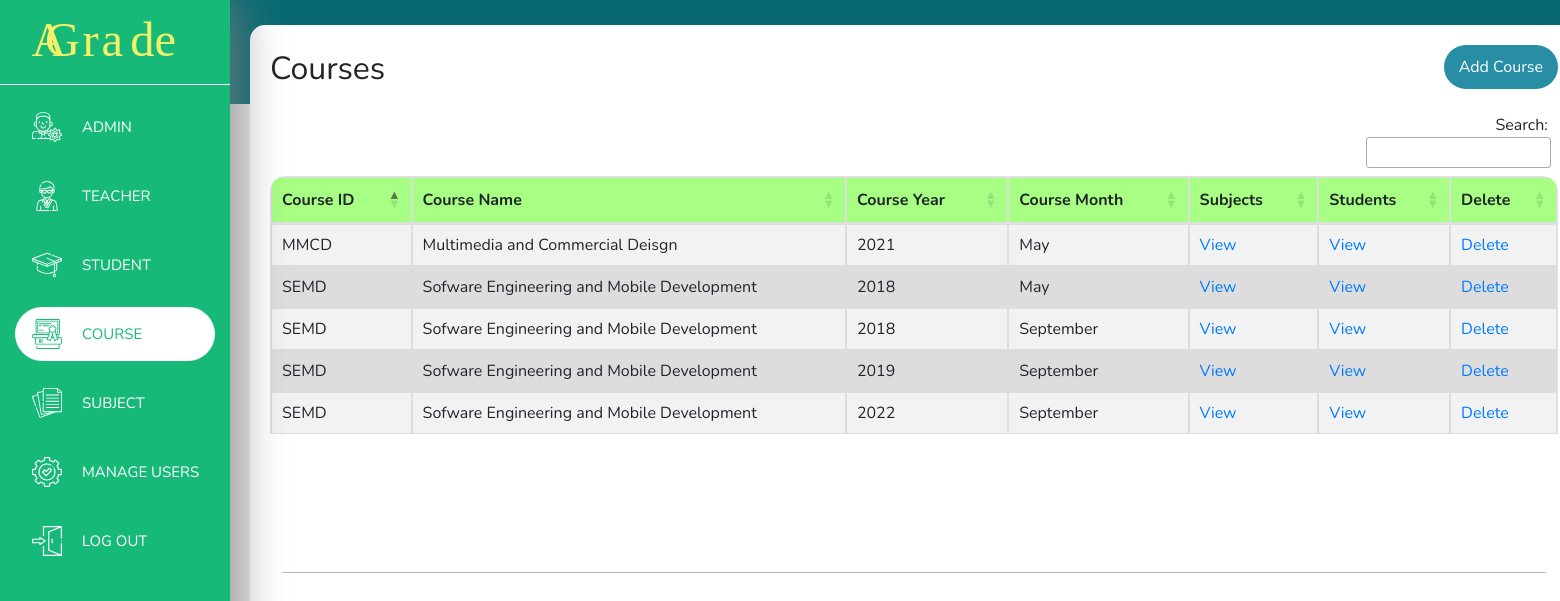
Page /course.php (signed in) on the committed database.
### tables this page shows
CREATE TABLE `course` (
  `No` int(200) NOT NULL,
  `courseID` varchar(200) NOT NULL,
  `courseName` varchar(200) NOT NULL,
  `courseYear` int(4) NOT NULL,
  `courseMonth` varchar(20) NOT NULL
);

### course.php (the view, shortened to what this page needs)
<?php
    require "header.php";
    require "backendphp/condb_back.php";
?>
    <main>
        <div class="content">
            <div class="course-main">
                <label class="course-label">Courses</label>
                <?php
                    if ($_SESSION['userType'] == "admin") {
                        echo "<a class='addCourse-btn' href='addCourse.php'><span>Add Course</span></a>";
                    }
                ?>
                <table class="table table-striped table-bordered courseDatatable">
                    <thead>
                        <tr>
                            <th>Course ID</th>
                            <th>Course Name</th>
                            <th>Course Year</th>
                            <th>Course Month</th>
                            <?php
                                if ($_SESSION['userType'] == "admin") {
                                    echo "<th>Subjects</th>";
                                    echo "<th>Students</th>";
                                    echo "<th>Delete</th>";
                                }
                                else if ($_SESSION['userType'] == "teacher") {
                                    echo "<th>Subjects</th>";
                                    echo "<th>Students</th>";
                                }
                            ?>
                        </tr>
                    </thead>
                    <tbody>
                        <?php
                            $sql = mysqli_query($conn, "SELECT * FROM course ORDER BY 'No' ASC");
                            while ($row = mysqli_fetch_array($sql)){
                                echo "<tr>";
                                echo "<td>" . $row['courseID'] . "</td>";
                                echo "<td>" . $row['courseName'] . "</td>";
                                echo "<td>" . $row['courseYear'] . "</td>";
                                echo "<td>" . $row['courseMonth'] . "</td>";
                                if ($_SESSION['userType'] == "admin") {
                                    echo "<td><a href='courseSubjects.php?courseID=".$row['courseID']."&year=".$row['courseYear']."&month=".$row['courseMonth']."'>View</a></td>";
                                    echo "<td><a href='courseStudents.php?courseID=".$row['courseID']."&year=".$row['courseYear']."&month=".$row['courseMonth']."'>View</a></td>";
                                    echo "<td><a href='backendphp/deleteCourse-back.php?courseID=" . $row['courseID']."&year=".$row['courseYear']."&month=".$row['courseMonth']."' onclick='return confirm(\"Confirm Delete ?\");'>Delete</a></td>";
                                }
                                echo "</tr>";
                            }
                        ?>
                    </tbody>
                </table>
            </div>
        </div>
    </main>
<?php
    require "footer.php";
?>

### css/header.css (style rules this page uses)
body { margin: 0; font-family: Nunito, sans-serif; background: -webkit-gradient(linear, left top, left bottom, color-stop(13%, #086972), color-stop(13%, #e6e6e6)); background: linear-gradient(#086972 13%, #e6e6e6 13%); height: 100vh; }
main { height: 657px; }
main .content { display: inline-block; margin: 25px 25px 25px 250px; width: 166vh; height: 93vh; border-radius: 15px; background-color: white; }

### css/course.css (style rules this page uses)
.course-label { display: inline-block; margin: 20px; font-size: 32px; }
.addCourse-btn { float: right; background-color: #278EA5; color: white; border-radius: 25px; margin: 20px; padding: 10px 15px; text-decoration: none; text-align: center; }
.course-main .dataTables_wrapper .table tr:nth-child(even) { background-color: #dddddd; }
.course-main .dataTables_wrapper .table th { border: 1px solid #dddddd; background-color: #a7ff83; text-align: left; }
.course-main .dataTables_wrapper .table td { border: 1px solid #dddddd; text-align: left; }

### rows in the picture
course: courseID "SEMD", courseName "Sofware Engineering and Mobile Development", courseYear "2018", courseMonth "May"
course: courseID "SEMD", courseName "Sofware Engineering and Mobile Development", courseYear "2018", courseMonth "September"
course: courseID "SEMD", courseName "Sofware Engineering and Mobile Development", courseYear "2019", courseMonth "September"
course: courseID "MMCD", courseName "Multimedia and Commercial Deisgn", courseYear "2021", courseMonth "May"
course: courseID "SEMD", courseName "Sofware Engineering and Mobile Development", courseYear "2022", courseMonth "September"
